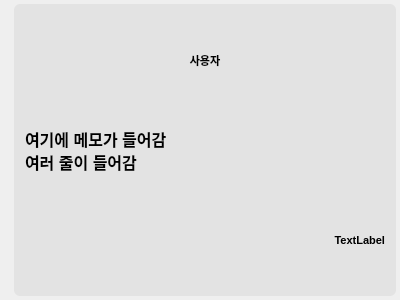
<?xml version="1.0" encoding="UTF-8"?>
<ui version="4.0">
 <class>widgetMemo</class>
 <widget class="QWidget" name="widgetMemo">
  <property name="geometry">
   <rect>
    <x>0</x>
    <y>0</y>
    <width>400</width>
    <height>300</height>
   </rect>
  </property>
  <property name="windowTitle">
   <string>widgetMemo</string>
  </property>
  <layout class="QHBoxLayout" name="horizontalLayout">
   <property name="leftMargin">
    <number>4</number>
   </property>
   <property name="topMargin">
    <number>4</number>
   </property>
   <property name="rightMargin">
    <number>4</number>
   </property>
   <property name="bottomMargin">
    <number>4</number>
   </property>
   <item>
    <spacer name="leftSpace">
     <property name="orientation">
      <enum>Qt::Horizontal</enum>
     </property>
     <property name="sizeType">
      <enum>QSizePolicy::Fixed</enum>
     </property>
     <property name="sizeHint" stdset="0">
      <size>
       <width>10</width>
       <height>20</height>
      </size>
     </property>
    </spacer>
   </item>
   <item>
    <widget class="QGroupBox" name="groupBox">
     <property name="styleSheet">
      <string notr="true">QGroupBox { color: white; background-color:rgb(227, 227, 227); border-width:0px; border-radius:6px;} QGroupBox:hover { background-color:rgb(170, 170, 255); }</string>
     </property>
     <property name="title">
      <string/>
     </property>
     <layout class="QVBoxLayout" name="verticalLayout_2">
      <item>
       <layout class="QVBoxLayout" name="verticalLayout">
        <property name="spacing">
         <number>0</number>
        </property>
        <item>
         <widget class="QLabel" name="lblUserName">
          <property name="styleSheet">
           <string notr="true">QLabel
{
color:black;
background-color:transparent;
font:bold;
font-size:8pt;
}</string>
          </property>
          <property name="text">
           <string>사용자</string>
          </property>
          <property name="alignment">
           <set>Qt::AlignCenter</set>
          </property>
         </widget>
        </item>
        <item>
         <widget class="QLabel" name="lblMemo">
          <property name="styleSheet">
           <string notr="true">QLabel
{
color:black;
background-color:transparent;
font:bold;
font-size:12pt;
text-align:left;
}</string>
          </property>
          <property name="text">
           <string>여기에 메모가 들어감
여러 줄이 들어감</string>
          </property>
         </widget>
        </item>
        <item>
         <widget class="QLabel" name="lblDateTime">
          <property name="styleSheet">
           <string notr="true">QLabel
{
color:black;
background-color:transparent;
font:bold;
font-size:8pt;
}</string>
          </property>
          <property name="text">
           <string>TextLabel</string>
          </property>
          <property name="alignment">
           <set>Qt::AlignRight|Qt::AlignTrailing|Qt::AlignVCenter</set>
          </property>
         </widget>
        </item>
       </layout>
      </item>
     </layout>
    </widget>
   </item>
  </layout>
 </widget>
 <layoutdefault spacing="6" margin="11"/>
 <resources/>
 <connections/>
</ui>
